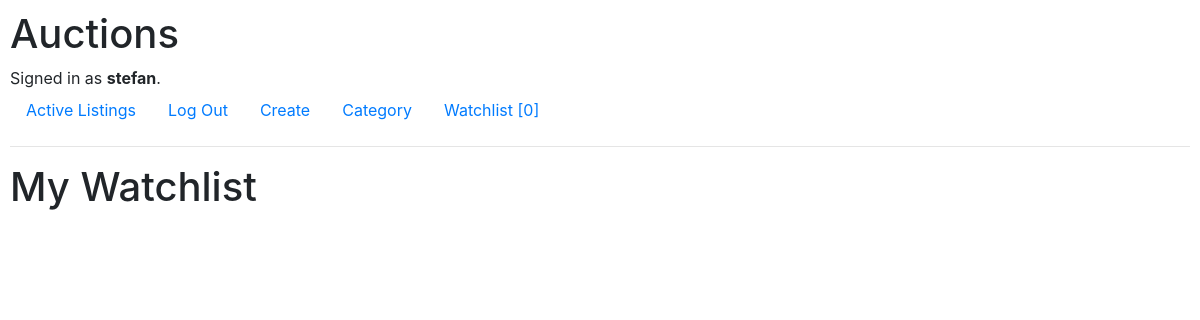
/watchlist/ (signed in), run on an earlier commit of the app's database.
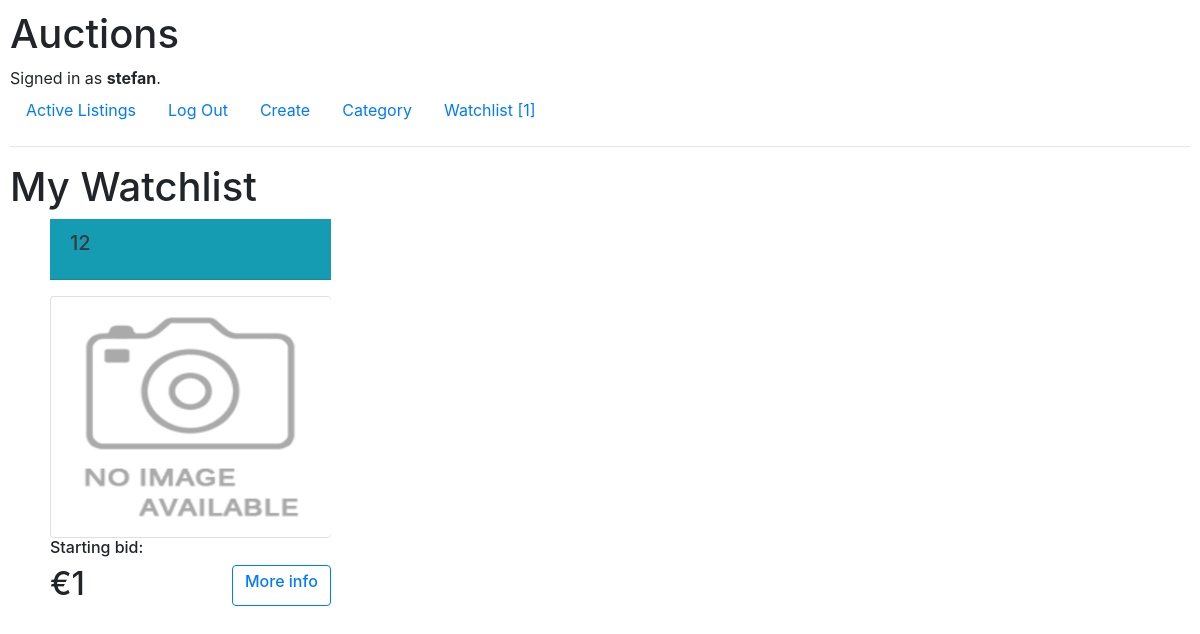
And on a later commit of the database.
### auctions/models.py (models this page shows, shortened)
class User(AbstractUser):
    pass

class Watchlist(models.Model):
    user_id = models.ForeignKey(User, on_delete=models.CASCADE, related_name='user_idd')
    auction_id = models.ForeignKey(Auction, on_delete=models.CASCADE, related_name='auction_idd')

class Auction(models.Model):
    seller = models.ForeignKey(User, on_delete=models.CASCADE, related_name='bidder')
    title = models.CharField(max_length=60)
    subtitle = models.CharField(max_length=1200)
    start_bit = models.IntegerField()
    image = ResizedImageField(size=[500, 500], quality=100, null=True, blank=True, upload_to="images/")
    data = models.DateTimeField(auto_now=True)
    select_category = models.ForeignKey(Category, on_delete=models.CASCADE, related_name='categories', default=None)
    status = models.CharField(max_length=7, choices=STATUS, default='active')

### auctions/views.py (the view)
# urls.py: path("watchlist/", views.watchlist, name='watchlist'),
@login_required
def watchlist(request):
    user_id = request.user
    user_watchlist = Watchlist.objects.filter(user_id=user_id)
    count = Watchlist.objects.filter(user_id=user_id).count()
    return render(request, "auctions/watchlist.html", {
        'lists': user_watchlist,
        'count': count
    })

### auctions/templates/auctions/watchlist.html (shortened to what this page needs)
{% extends "auctions/layout.html" %}
{% load static %}
{% block body %}
    <h1>My Watchlist </h1>
<div style="display: grid; grid-template-columns: 25% 25% 25% 25%; padding-left: 20px; ">
    {% for list in lists %}
        <div style="padding-left: 20px; width: 18.8rem; padding-bottom: 80px">
            <div class="card-title text-dark bg-info mb-3">
                  <div class="card-header">
                    <h5 class="card-title">{{ list.auction_id.title }}</h5>
                  </div>
            </div>
            <div class="card">
                {% if list.auction_id.image %}
                    <img src="{{ list.auction_id.image.url }}" class="rounded" style="width: 17.4rem; height: 15rem">
                {% else %}
                    <img src="{% static 'auctions/images/default.png' %}" class="rounded" style="width: 17.5rem; height: 15rem">
                {% endif %}
            </div>
            <h6>Starting bid:</h6><h2> €{{ list.auction_id.start_bit }}
            <div class="btn btn-outline-primary"  style="float: right;"><h6><a href="{% url 'item' list.auction_id.id %}">{{ item }}More info</a></h6></div> </h2>
        </div>
        {% endfor %}
 </div>
{% endblock %}

### auctions/templates/auctions/layout.html (shortened to what this page needs)
{% load static %}
<!DOCTYPE html>
<html lang="en">
    <head>
        <link rel="stylesheet" href="https://stackpath.bootstrapcdn.com/bootstrap/4.4.1/css/bootstrap.min.css">
        <link href="{% static 'auctions/styles.css' %}" rel="stylesheet">
    </head>
    <body>
        <h1>Auctions</h1>
        <div>
            {% if user.is_authenticated %}
                Signed in as <strong>{{ user.username }}</strong>.
            {% else %}
                Not signed in.
            {% endif %}
        </div>
        <ul class="nav">
            <li class="nav-item">
                <a class="nav-link" href="{% url 'index' %}">Active Listings</a>
            </li>
            {% if user.is_authenticated %}
                <li class="nav-item">
                    <a class="nav-link" href="{% url 'logout' %}">Log Out</a>
                </li>
                <li class="nav-item">
                    <a class="nav-link" href="{% url 'create' %}">Create</a>
                </li>
                <li class="nav-item">
                    <a class="nav-link" href="{% url 'categories' %}">Category</a>
                </li>
                <li class="nav-item">
                    <a class="nav-link" href="{% url 'watchlist' %}">Watchlist [{{ count }}]</a>
                </li>
            {% endif %}
        </ul>
        <hr>
        {% block body %}
        {% endblock %}
    </body>
</html>

### auctions/static/auctions/styles.css (style rules this page uses)
body { padding: 10px; }

What changed in the data, as far as the page shows it:
added Watchlist: auction_id "12", auction_id.start_bit "1"
Also different on the page:
{{ count }}: "0" → "1"
